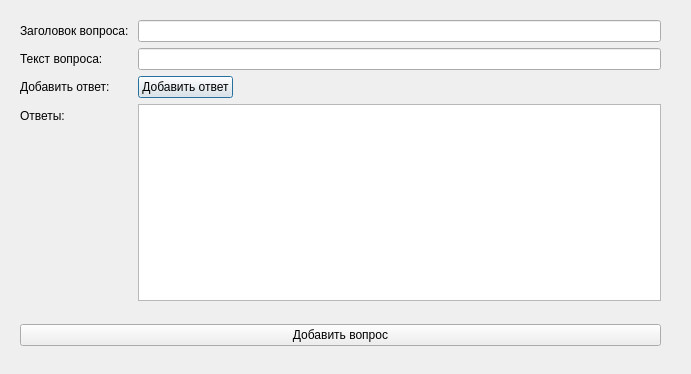
<?xml version="1.0" encoding="UTF-8"?>
<ui version="4.0">
 <class>DialogMultipleChoise</class>
 <widget class="QDialog" name="DialogMultipleChoise">
  <property name="geometry">
   <rect>
    <x>0</x>
    <y>0</y>
    <width>691</width>
    <height>374</height>
   </rect>
  </property>
  <property name="windowTitle">
   <string>Множественный выбор</string>
  </property>
  <widget class="QWidget" name="formLayoutWidget">
   <property name="geometry">
    <rect>
     <x>20</x>
     <y>20</y>
     <width>641</width>
     <height>281</height>
    </rect>
   </property>
   <layout class="QFormLayout" name="formLayout">
    <property name="sizeConstraint">
     <enum>QLayout::SetMaximumSize</enum>
    </property>
    <property name="fieldGrowthPolicy">
     <enum>QFormLayout::ExpandingFieldsGrow</enum>
    </property>
    <item row="0" column="0">
     <widget class="QLabel" name="label_3">
      <property name="text">
       <string>Заголовок вопроса: </string>
      </property>
     </widget>
    </item>
    <item row="0" column="1">
     <widget class="QLineEdit" name="lineEdit"/>
    </item>
    <item row="1" column="0">
     <widget class="QLabel" name="label">
      <property name="text">
       <string>Текст вопроса:</string>
      </property>
     </widget>
    </item>
    <item row="1" column="1">
     <widget class="QLineEdit" name="lineEdit_2"/>
    </item>
    <item row="2" column="0">
     <widget class="QLabel" name="label_4">
      <property name="text">
       <string>Добавить ответ:</string>
      </property>
     </widget>
    </item>
    <item row="2" column="1">
     <widget class="QPushButton" name="pushButton_2">
      <property name="text">
       <string>Добавить ответ</string>
      </property>
     </widget>
    </item>
    <item row="3" column="1">
     <widget class="QListWidget" name="listWidget">
      <property name="contextMenuPolicy">
       <enum>Qt::ActionsContextMenu</enum>
      </property>
      <property name="editTriggers">
       <set>QAbstractItemView::DoubleClicked</set>
      </property>
      <property name="tabKeyNavigation">
       <bool>true</bool>
      </property>
      <property name="alternatingRowColors">
       <bool>true</bool>
      </property>
      <property name="viewMode">
       <enum>QListView::ListMode</enum>
      </property>
      <property name="currentRow">
       <number>-1</number>
      </property>
     </widget>
    </item>
    <item row="3" column="0">
     <widget class="QLabel" name="label_2">
      <property name="text">
       <string>Ответы:</string>
      </property>
     </widget>
    </item>
   </layout>
  </widget>
  <widget class="QWidget" name="verticalLayoutWidget">
   <property name="geometry">
    <rect>
     <x>20</x>
     <y>300</y>
     <width>641</width>
     <height>71</height>
    </rect>
   </property>
   <layout class="QVBoxLayout" name="verticalLayout">
    <item>
     <widget class="QPushButton" name="pushButton">
      <property name="text">
       <string>Добавить вопрос</string>
      </property>
     </widget>
    </item>
   </layout>
  </widget>
 </widget>
 <resources/>
 <connections/>
</ui>
